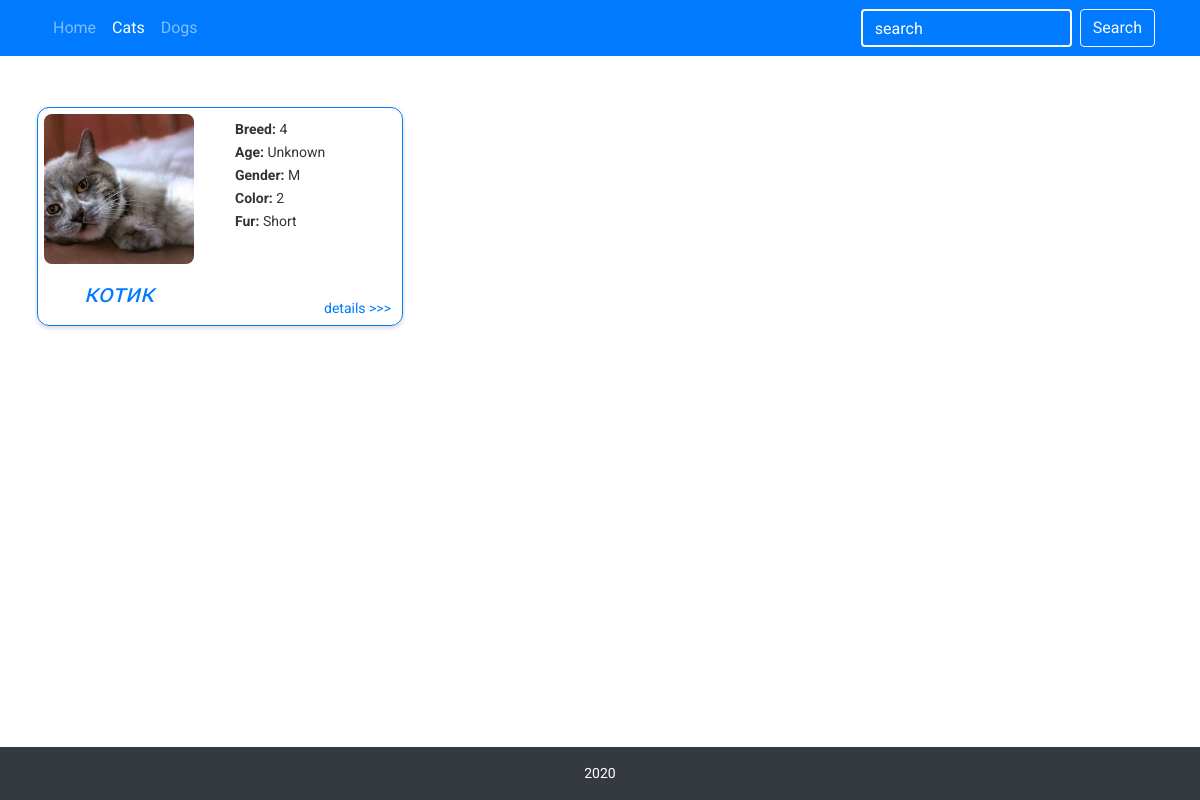
The app's page /cats/, older data.
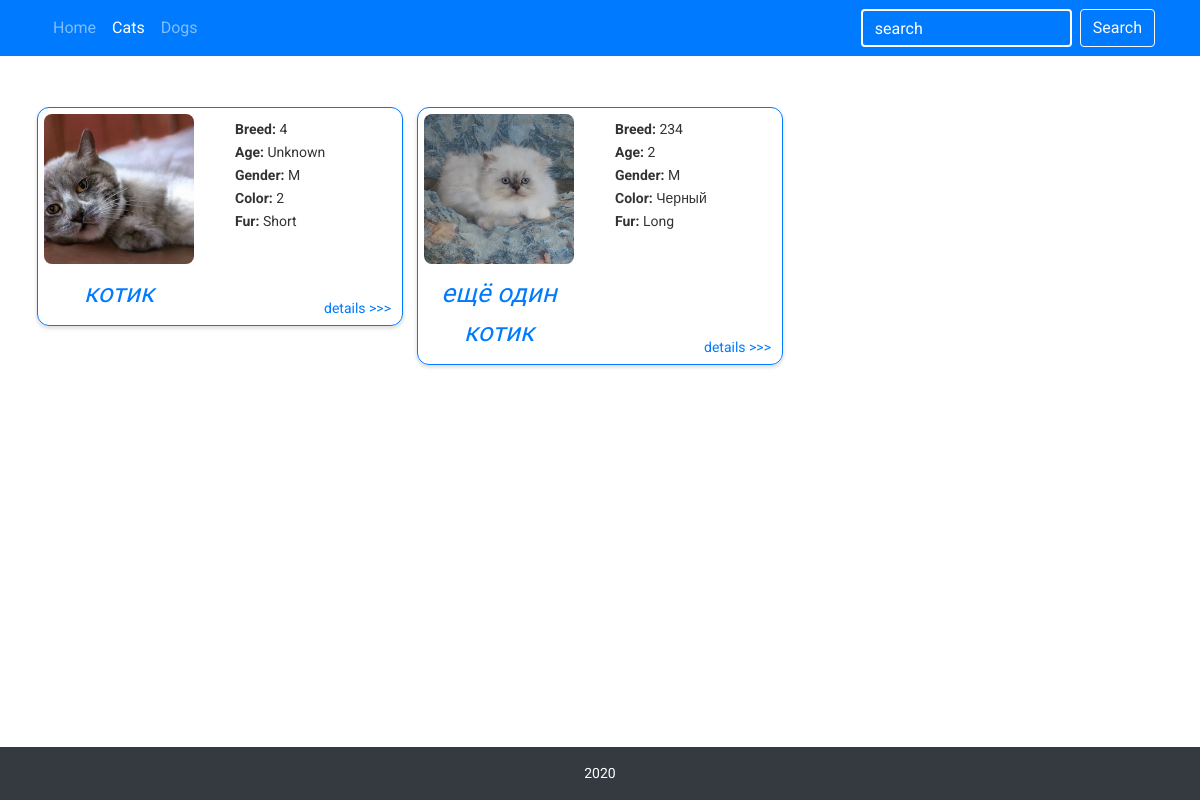
The same page, newer data.
### animals/models.py (models this page shows, shortened)
class AbstractAnimal(models.Model):
    id = models.UUIDField(primary_key=True, default=uuid.uuid4)
    species = models.CharField(max_length=128)
    breed = models.CharField(max_length=64, blank=True)
    name = models.CharField(max_length=64)
    age = models.PositiveSmallIntegerField(blank=True, null=True)
    image = models.ImageField(upload_to='photos')
    description = models.TextField()
    GENDER_CHOICES = (
        ('M', 'Male'),
        ('F', 'Female'),
    )
    gender = models.CharField(max_length=1, choices=GENDER_CHOICES, default='M')

class Cat(AbstractAnimal):
    color = models.CharField(max_length=32)
    FUR_CHOICE = (
        ('L', 'Long'),
        ('S', 'Short'),
        ('H', 'Hairless')
    )
    fur = models.CharField(max_length=1, choices=FUR_CHOICE, default='S')

class AbstractAnimal(models.Model):
    id = models.UUIDField(primary_key=True, default=uuid.uuid4)
    species = models.CharField(max_length=128)
    breed = models.CharField(max_length=64, blank=True)
    name = models.CharField(max_length=64)
    age = models.PositiveSmallIntegerField(blank=True, null=True)
    image = models.ImageField(upload_to='photos')
    description = models.TextField()
    GENDER_CHOICES = (
        ('M', 'Male'),
        ('F', 'Female'),
    )
    gender = models.CharField(max_length=1, choices=GENDER_CHOICES, default='M')

### animals/views.py (the view)
# urls.py: path('cats/', CatList.as_view(), name='cat_list'),
class CatList(ListView):
    model = Cat
    template_name = 'cats_list.html'
    def get_queryset(self):
        cats = Cat.objects.all()
        queryset = []
        i = 0
        while i + 2 < len(cats) - 1:
            queryset.append((cats[i], cats[i + 1], cats[i + 2]))
            i += 3
        queryset.append(cats[i:])
        return queryset
    def get_context_data(self, **kwargs):
        context = super().get_context_data(**kwargs)
        context['CatsActive'] = 'active'
        return context

### animals/templates/cats_list.html (shortened to what this page needs)
{% extends 'base.html' %}
{% load static %}
{% block cssImport %}
<link rel="stylesheet" href="{% static 'CSS/animal_card.css' %}">
{% endblock %}
{% block content %}
{% for threeCats in object_list %}
{% if threeCats|length == 0 %}
<p class="text-center">No Data</p>
{% else %}
<div class="row">
    {% for cat in threeCats %}
    <div class="col-lg-4">
        <div class="animal-card border-primary">
            <div class="row">
                <div class="col-sm-6">
                    <img class="animal-card-photo" src="{{ cat.image.url }}" alt="">
                    <div class="name-wrapper text-primary">
                        <p class="text-center font-italic">{{ cat.name }}</p>
                    </div>
                </div>
                <div class="col-sm-6">
                    <div class="info">
                        {% if cat.breed %}
                        <p><span class="font-weight-bold">Breed:</span> {{ cat.breed }}</p>
                        {% else %}
                        <p><span class="font-weight-bold">Breed:</span> unknown</p>
                        {% endif %}
                        {% if cat.age %}
                        <p><span class="font-weight-bold">Age:</span> {{ cat.age }}</p>
                        {% else %}
                        <p><span class="font-weight-bold">Age:</span> unknown</p>
                        {% endif %}
                        <p><span class="font-weight-bold">Gender:</span> {{ cat.gender }}</p>
                        <p><span class="font-weight-bold">Color:</span> {{ cat.color }}</p>
                        {% if cat.fur == 'L' %}
                        <p><span class="font-weight-bold">Fur:</span> long</p>
                        {% elif cat.fur == 'S' %}
                        <p><span class="font-weight-bold">Fur:</span> short</p>
                        {% else %}
                        <p><span class="font-weight-bold">Fur:</span> hairless</p>
                        {% endif %}
                        <a class="details-link text-primary" href="../cat/{{ cat.pk }}">details >>></a>
                    </div>
                </div>
            </div>
        </div>
    </div>
    {% endfor %}
</div>
{% endif %}
{% endfor %}
{% endblock %}

### Site/templates/base.html (shortened to what this page needs)
{% load static %}
<!DOCTYPE html>
<html lang="en" dir="ltr">
<head>
    <link href="{% static 'vendor/bootstrap/css/bootstrap.min.css' %}" rel="stylesheet">
    <link rel="stylesheet" href="{% static 'CSS/main.css' %}">
    {% block cssImport %}
    {% endblock %}
</head>
<body>
    <nav class="navbar navbar-expand-lg navbar-dark bg-primary navbar-fixed-top fixed-top">
        <div class="container">
            <div class="collapse navbar-collapse" id="navbarSupportedContent">
                <ul class="navbar-nav mr-auto">
                    <li class="nav-item {{ HomeActive }}">
                        <a class="nav-link" href="/index/">Home</a>
                    </li>
                    <li class="nav-item {{ CatsActive }}">
                        <a class="nav-link" href="/cats/">Cats</a>
                    </li>
                    <li class="nav-item {{ DogsActive }}">
                        <a class="nav-link" href="/dogs/">Dogs</a>
                    </li>
                </ul>
                <form class="form-inline my-2 my-lg-0" method="post" action="/search/">
                    <input class="form-control mr-sm-2 bg-primary" type="search" name="search" placeholder="search"
                        aria-label="Search">
                    <button class="btn btn-outline-light my-2 my-sm-0" type="submit">Search</button>
                </form>
            </div>
        </div>
    </nav>
    <div class="container page-content">
        {% block content %}
        {% endblock %}
    </div>
    <footer class="page-footer bg-dark">
        <div class="footer-copyright text-center py-3">2020</div>
    </footer>
</body>
</html>

### Site/static/CSS/main.css (style rules this page uses)
html { position: relative; min-height: 100%; }
body { font-family: 'Roboto', sans-serif; margin-bottom: 90px; min-width: 480px; }
input[type=search] { background-color: #FBB8F8; border: solid 2px white; color: white; }
input[type=search]::placeholder { color: white; }
.page-content { margin-top: 100px; }
.navbar { margin-bottom: 20px; }
footer { position: absolute; bottom: 0; width: 100%; margin-top: 12px; }
.page-footer { color: white; font-size: 14px; }

### animals/static/CSS/animal_card.css (style rules this page uses)
.animal-card-photo { width: 150px; height: 150px; object-fit: cover; margin-left: auto; border-radius: 8px; }
.animal-card { margin: 7px -8px; padding: 6px; border: solid 1px rgba(242, 38, 232, 0.2); border-radius: 12px; -webkit-box-shadow: 0px 2px 3px 1px rgba(79, 69, 79, 0.15); -moz-box-shadow: 0px 2px 3px 1px rgba(79, 69, 79, 0.15); box-shadow: 0px 2px 3px 1px rgba(79, 69, 79, 0.15); }
.name-wrapper { width: 150px; margin-top: 10px; margin-bottom: -10px; font-family: 'Leckerli One', cursive; font-size: 26px; color: #F226E8; }
.info { margin-top: 6px; font-size: 14px; margin-bottom: 35px; }
.info>p { color: rgba(0, 0, 0, 0.8); text-transform: capitalize !important; margin-bottom: 5px; line-height: 18px; overflow: hidden; text-overflow: ellipsis; }
.details-link { position: absolute; bottom: 0px; right: 20px; color: #F226E8; }

Row changes from the older to the newer data that the page shows:
added Cat: image (picture), name "ещё один котик", breed "234", age "2", gender "M", color "Черный", shows "Fur:", fur "Long"
